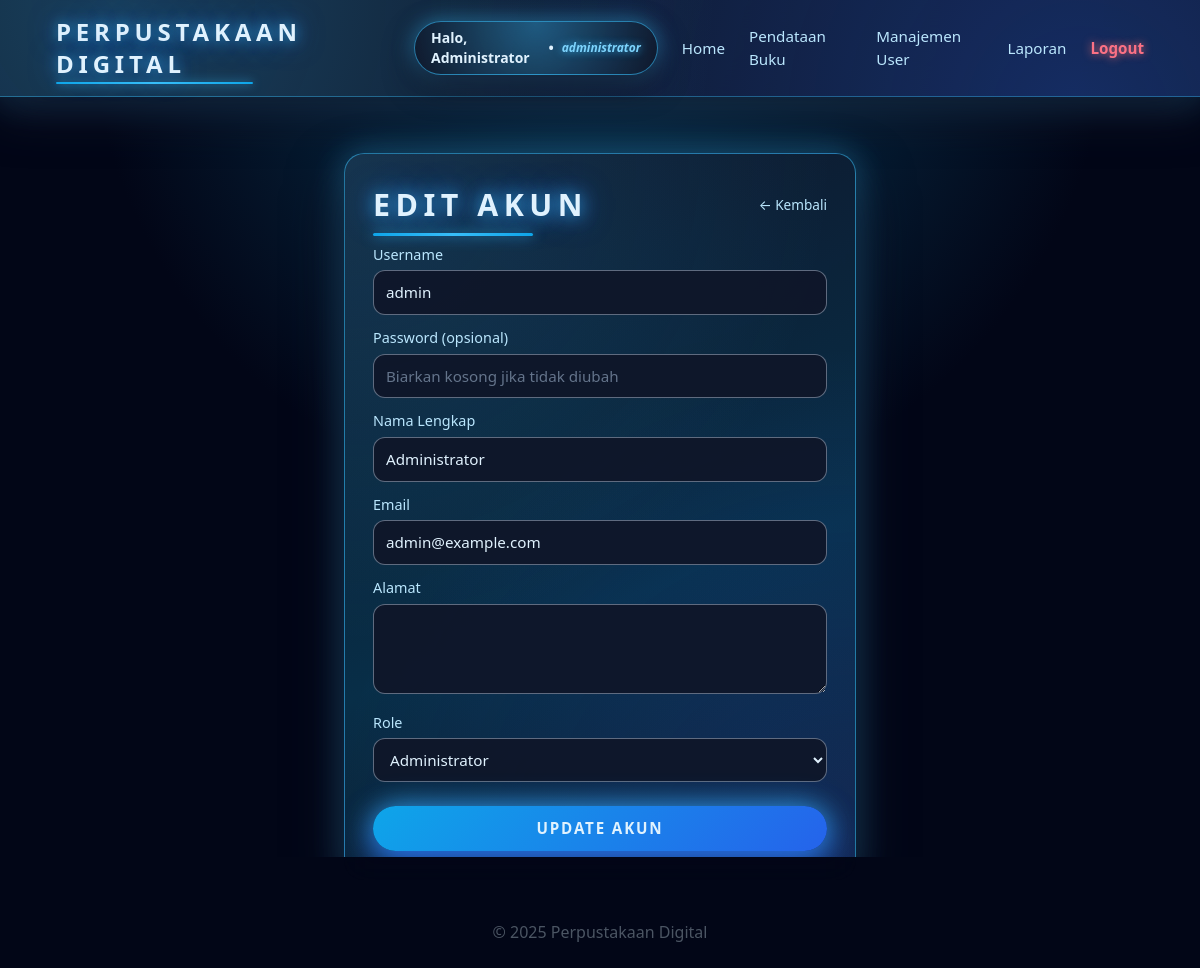
/public/admin_edit.php?id=1 (signed in), run on the app's committed database.
### tables this page shows
CREATE TABLE users (
  id INT AUTO_INCREMENT PRIMARY KEY,
  username VARCHAR(100) NOT NULL UNIQUE,
  password VARCHAR(255) NOT NULL,
  nama_lengkap VARCHAR(255),
  email VARCHAR(255),
  role ENUM('administrator','petugas','peminjam') NOT NULL DEFAULT 'peminjam',
  alamat TEXT,
  created_at DATETIME DEFAULT CURRENT_TIMESTAMP
);

### app/database.php (called while the page is built)
<?php
class Database {
    private $pdo;
    public function __construct($host,$dbname,$user,$pass){
        $dsn = "mysql:host=$host;dbname=$dbname;charset=utf8mb4";
        $opts = [PDO::ATTR_ERRMODE=>PDO::ERRMODE_EXCEPTION, PDO::ATTR_DEFAULT_FETCH_MODE=>PDO::FETCH_ASSOC];
        $this->pdo = new PDO($dsn,$user,$pass,$opts);
    }
    public function pdo(){ return $this->pdo; }
}

### app/models/user.php (called while the page is built, shortened)
<?php
class UserModel {
    private $db;
    public function __construct($db){
        $this->db = $db;
    }
    public function find($id){
        $stmt = $this->db->prepare("SELECT * FROM users WHERE id = ?");
        $stmt->execute([$id]);
        return $stmt->fetch();
    }
}

### public/admin_edit.php (the view, shortened to what this page needs)
<?php
require_once __DIR__.'/../templates/header.php';
$userModel = new UserModel($db->pdo());
$id = intval($_GET['id'] ?? 0);
$user = $userModel->find($id);
?>
<div class="max-w-lg mx-auto card-shinigami">
  <div class="flex justify-between items-center mb-4 relative z-10">
      <h2 class="edit-title-water">Edit Akun</h2>
      <a href="admin_users.php" class="sh-back">← Kembali</a>
  </div>
  <form method="post" class="relative z-10">
    <label class="block sh-label">Username
      <input name="username" class="sh-input"
             value="<?= htmlspecialchars($user['username']) ?>" required>
    </label>
    <label class="block sh-label mt-3">Password (opsional)
      <input type="password" name="password"
             class="sh-input"
             placeholder="Biarkan kosong jika tidak diubah">
    </label>
    <label class="block sh-label mt-3">Nama Lengkap
      <input name="nama_lengkap" class="sh-input"
             value="<?= htmlspecialchars($user['nama_lengkap']) ?>">
    </label>
    <label class="block sh-label mt-3">Email
      <input type="email" name="email" class="sh-input"
             value="<?= htmlspecialchars($user['email']) ?>">
    </label>
    <label class="block sh-label mt-3">Alamat
      <textarea name="alamat" class="sh-input"
                rows="3"><?= htmlspecialchars($user['alamat']) ?></textarea>
    </label>
    <label class="block sh-label mt-3">Role
      <select name="role" class="sh-input">
        <option value="administrator" <?= $user['role']=='administrator'?'selected':'' ?>>Administrator</option>
      </select>
    </label>
    <button class="sh-btn">
      Update Akun
    </button>
  </form>
</div>
<?php require_once __DIR__.'/../templates/footer.php'; ?>

### templates/header.php (style rules this page uses)
body { background: radial-gradient(circle at top, #0b3a57 0, #020617 45%, #020617 100%); color: #e0f2fe; font-family: 'Poppins', system-ui, -apple-system, BlinkMacSystemFont, sans-serif; }

### public/admin_edit.php (style rules this page uses)
.card-shinigami { background: radial-gradient(circle at top left, rgba(56, 189, 248, 0.18), transparent 55%), radial-gradient(circle at bottom right, rgba(37, 99, 235, 0.22), transparent 60%), linear-gradient(160deg, rgba(15, 23, 42, 0.98), rgba(8, 47, 73, 0.98) 60%, rgba(15, 23, 42, 1)); border-radius: 20px; padding: 28px; box-shadow: 0 24px 55px rgba(15, 23, 42, 0.95), 0 0 32px rgba(56, 189, 248, 0.4); backdrop-filter: blur(16px); transition: transform .35s ease, box-shadow .35s ease, border-color .35s ease, background .35s ease; border: 1px solid rgba(56, 189, 248, 0.55); position: relative; overflow: hidden; margin-top: 2.5rem; }
.card-shinigami::before { content: ""; position: absolute; inset: -40%; background: radial-gradient(circle at 15% 0%, rgba(125, 211, 252, 0.28), transparent 55%), radial-gradient(circle at 90% 100%, rgba(37, 99, 235, 0.28), transparent 60%); opacity: 0; transition: opacity .5s ease; pointer-events: none; z-index: 0; }
.edit-title-water { font-size: 1.9rem; font-weight: 800; color: #e0f2fe; text-shadow: 0 0 18px rgba(56, 189, 248, 0.9), 0 0 30px rgba(37, 99, 235, 0.8); letter-spacing: 0.18em; text-transform: uppercase; position: relative; }
.edit-title-water::after { content: ""; position: absolute; left: 0; bottom: -8px; width: 160px; height: 3px; border-radius: 999px; background: linear-gradient(90deg, #0ea5e9, #38bdf8, #0ea5e9); box-shadow: 0 0 14px rgba(56, 189, 248, 0.95); }
.sh-back { color: #bae6fd; font-size: 0.85rem; transition: color .25s ease, text-shadow .25s ease, transform .15s ease; }
.sh-label { font-size: 0.9rem; color: #bae6fd; font-weight: 500; }
.sh-input { background: rgba(15, 23, 42, 0.95); border: 1px solid rgba(148, 163, 184, 0.6); color: #e0f2fe; padding: 10px 12px; border-radius: 0.75rem; width: 100%; margin-top: 5px; font-size: 0.95rem; transition: border-color .3s ease, box-shadow .3s ease, background .3s ease, transform .2s ease; }
.sh-input::placeholder { color: #64748b; }
textarea.sh-input { min-height: 90px; resize: vertical; }
select.sh-input { cursor: pointer; }
.sh-btn { width: 100%; padding: 11px; background: linear-gradient(135deg, #0ea5e9, #2563eb); color: #e0f2fe; border-radius: 9999px; font-size: 0.95rem; font-weight: 700; letter-spacing: 0.12em; text-transform: uppercase; transition: transform .25s ease, box-shadow .25s ease, background .25s ease; margin-top: 1.5rem; box-shadow: 0 14px 34px rgba(37, 99, 235, 0.8), 0 0 28px rgba(56, 189, 248, 0.8); }

### data on the page
users: username "admin", nama_lengkap "Administrator", email "admin@example.com", role "Administrator"

### other printed values
$user['nama'] ?: $user['username'] "Administrator"
$user['role'] "administrator"
$text "Home Pendataan Buku Manajemen User Laporan"
